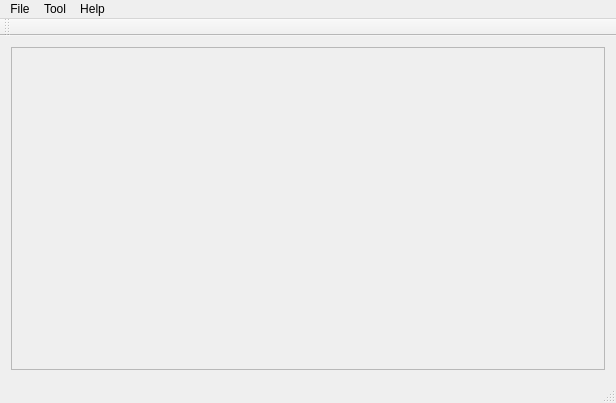
<?xml version="1.0" encoding="UTF-8"?>
<ui version="4.0">
 <class>MainWindow</class>
 <widget class="QMainWindow" name="MainWindow">
  <property name="geometry">
   <rect>
    <x>0</x>
    <y>0</y>
    <width>616</width>
    <height>403</height>
   </rect>
  </property>
  <property name="windowTitle">
   <string>MainWindow</string>
  </property>
  <widget class="QWidget" name="centralWidget">
   <layout class="QGridLayout" name="gridLayout">
    <item row="1" column="0">
     <widget class="QScrollArea" name="scrollArea">
      <property name="widgetResizable">
       <bool>true</bool>
      </property>
      <widget class="QWidget" name="scrollAreaWidgetContents">
       <property name="geometry">
        <rect>
         <x>0</x>
         <y>0</y>
         <width>596</width>
         <height>326</height>
        </rect>
       </property>
      </widget>
     </widget>
    </item>
   </layout>
  </widget>
  <widget class="QMenuBar" name="menuBar">
   <property name="geometry">
    <rect>
     <x>0</x>
     <y>0</y>
     <width>616</width>
     <height>23</height>
    </rect>
   </property>
   <widget class="QMenu" name="menuFile">
    <property name="title">
     <string>File</string>
    </property>
    <addaction name="actionOpen_File"/>
    <addaction name="actionOpen_Dir"/>
    <addaction name="actionOpen_Tar_file"/>
    <addaction name="actionSave"/>
    <addaction name="actionSave_As"/>
    <addaction name="actionClose"/>
    <addaction name="separator"/>
    <addaction name="actionExit"/>
   </widget>
   <widget class="QMenu" name="menuTool">
    <property name="title">
     <string>Tool</string>
    </property>
    <widget class="QMenu" name="menuOperation">
     <property name="title">
      <string>Operation</string>
     </property>
     <addaction name="actionPrevious"/>
     <addaction name="actionNext"/>
     <addaction name="actionFirst"/>
     <addaction name="actionLast"/>
     <addaction name="separator"/>
     <addaction name="actionBox"/>
    </widget>
    <widget class="QMenu" name="menuDraw">
     <property name="title">
      <string>Draw</string>
     </property>
     <addaction name="actionPen"/>
     <addaction name="actionEraser"/>
    </widget>
    <widget class="QMenu" name="menuDisplay">
     <property name="title">
      <string>Display</string>
     </property>
     <widget class="QMenu" name="menuDisplay_effect">
      <property name="title">
       <string>Display effect</string>
      </property>
      <addaction name="actionRandom"/>
      <addaction name="separator"/>
     </widget>
     <widget class="QMenu" name="menuPicture_effect">
      <property name="title">
       <string>Picture effect</string>
      </property>
      <addaction name="actionNormal"/>
     </widget>
     <addaction name="actionSlide"/>
     <addaction name="actionStatic"/>
     <addaction name="separator"/>
     <addaction name="menuDisplay_effect"/>
     <addaction name="menuPicture_effect"/>
    </widget>
    <addaction name="menuOperation"/>
    <addaction name="menuDraw"/>
    <addaction name="menuDisplay"/>
   </widget>
   <widget class="QMenu" name="menuHelp">
    <property name="title">
     <string>Help</string>
    </property>
   </widget>
   <addaction name="menuFile"/>
   <addaction name="menuTool"/>
   <addaction name="menuHelp"/>
  </widget>
  <widget class="QToolBar" name="mainToolBar">
   <attribute name="toolBarArea">
    <enum>TopToolBarArea</enum>
   </attribute>
   <attribute name="toolBarBreak">
    <bool>false</bool>
   </attribute>
  </widget>
  <widget class="QStatusBar" name="statusBar"/>
  <action name="actionOpen_File">
   <property name="text">
    <string>Open File</string>
   </property>
  </action>
  <action name="actionOpen_Dir">
   <property name="text">
    <string>Open Dir</string>
   </property>
  </action>
  <action name="actionOpen_Tar_file">
   <property name="text">
    <string>Open Tar-file</string>
   </property>
  </action>
  <action name="actionSave">
   <property name="text">
    <string>Save</string>
   </property>
  </action>
  <action name="actionSave_As">
   <property name="text">
    <string>Save As</string>
   </property>
  </action>
  <action name="actionClose">
   <property name="text">
    <string>Close</string>
   </property>
  </action>
  <action name="actionExit">
   <property name="text">
    <string>Exit</string>
   </property>
  </action>
  <action name="actionPrevious">
   <property name="text">
    <string>Previous</string>
   </property>
   <property name="shortcut">
    <string>Up</string>
   </property>
  </action>
  <action name="actionNext">
   <property name="text">
    <string>Next</string>
   </property>
   <property name="shortcut">
    <string>Down</string>
   </property>
  </action>
  <action name="actionFirst">
   <property name="text">
    <string>First</string>
   </property>
   <property name="shortcut">
    <string>Left</string>
   </property>
  </action>
  <action name="actionLast">
   <property name="text">
    <string>Last</string>
   </property>
   <property name="shortcut">
    <string>Right</string>
   </property>
  </action>
  <action name="actionBox">
   <property name="text">
    <string>Box</string>
   </property>
  </action>
  <action name="actionPen">
   <property name="text">
    <string>Pen</string>
   </property>
  </action>
  <action name="actionEraser">
   <property name="text">
    <string>Eraser</string>
   </property>
  </action>
  <action name="actionSlide">
   <property name="text">
    <string>Slide</string>
   </property>
  </action>
  <action name="actionStatic">
   <property name="text">
    <string>Static</string>
   </property>
  </action>
  <action name="actionRandom">
   <property name="text">
    <string>Random</string>
   </property>
  </action>
  <action name="actionNormal">
   <property name="text">
    <string>Normal</string>
   </property>
  </action>
 </widget>
 <layoutdefault spacing="6" margin="11"/>
 <resources/>
 <connections/>
</ui>
